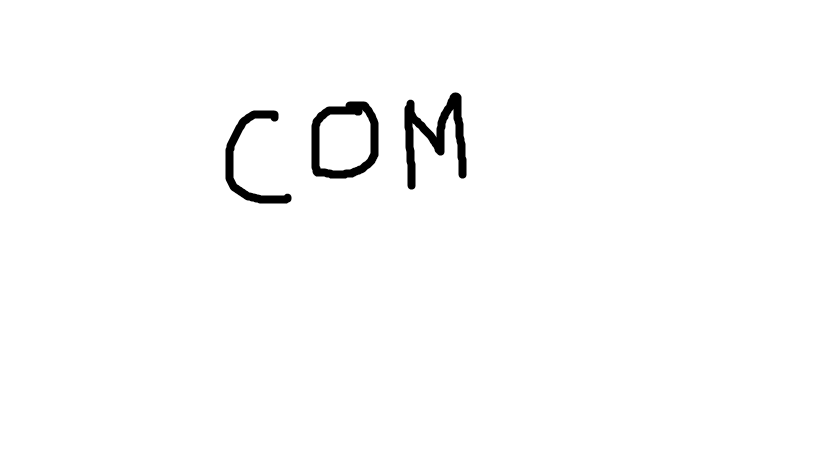
%> input picture matlab/test.png, 819 x 460 px
$ octave OCR.m   (GNU Octave 9; MATLAB toolbox functions it lacks are replaced by stand-ins)
%> lines starting %> are read from the running program, lines starting %| are printed output that depends on the picture; in (x1, y1, x2, y2) boxes, pixels count from 0 and x2, y2 are one past the last pixel; in counts of white or black regions, pixels touching at a corner belong together; the program's own positions count from 1
### matlab/read_letter.m
function letter=read_letter(imagn,num_letras)

% Computes the correlation between template and input image
% and its output is a string containing the letter.
% Size of 'imagn' must be 42 x 24 pixels
% Example:
% imagn=imread('D.bmp');
% letter=read_letter(imagn)

global templates
comp=[ ];
for n=1:num_letras
    sem=corr2(templates{1,n},imagn);
    comp=[comp sem];
end
vd=find(comp==max(comp));
%*-*-*-*-*-*-*-*-*-*-*-*-*-
if vd==1
    letter='A';
elseif vd==2
    letter='B';
elseif vd==3
    letter='C';
elseif vd==4
    letter='D';
elseif vd==5
    letter='E';
elseif vd==6
    letter='F';
elseif vd==7
    letter='G';
elseif vd==8
    letter='H';
elseif vd==9
    letter='I';
elseif vd==10
    letter='J';
elseif vd==11
    letter='K';
elseif vd==12
    letter='L';
elseif vd==13
    letter='M';
elseif vd==14
    letter='N';
elseif vd==15
    letter='O';
elseif vd==16
    letter='P';
elseif vd==17
    letter='Q';
elseif vd==18
    letter='R';
elseif vd==19
    letter='S';
elseif vd==20
    letter='T';
elseif vd==21
    letter='U';
elseif vd==22
    letter='V';
elseif vd==23
    letter='W';
elseif vd==24
    letter='X';
elseif vd==25
    letter='Y';
elseif vd==26
    letter='Z';
    %*-*-*-*-*
elseif vd==27
    letter='1';
elseif vd==28
    letter='2';
elseif vd==29
    letter='3';
elseif vd==30
    letter='4';
elseif vd==31
    letter='5';
elseif vd==32
    letter='6';
elseif vd==33
    letter='7';
elseif vd==34
    letter='8';
elseif vd==35
    letter='9';
else
    letter='0';
end

### matlab/OCR.m
%{
Optical Character Recognition in MATLAB
using Neural Network

by Saurav Tomar
(@sauravtom)

<
Source Code released under [MIT License.](http://choosealicense.com/licenses/mit/)

Source Code url: http://github.com/sauravtom/OCR
>


%}

warning off %#ok<WNOFF>

% Clear all
clc, close all, clear all

% Read image
imagen=imread('test.png');
%> imagen is the input picture: size 460x819 uint8; min 0, max 255, mean 251.3

% Show image
imshow(imagen);
title('INPUT IMAGE WITH NOISE')

% Convert to gray scale
if size(imagen,3)==3 %RGB image
    imagen=rgb2gray(imagen);
end

% Convert to BW
threshold = graythresh(imagen);
%> threshold = 0.543
imagen =~im2bw(imagen,threshold);
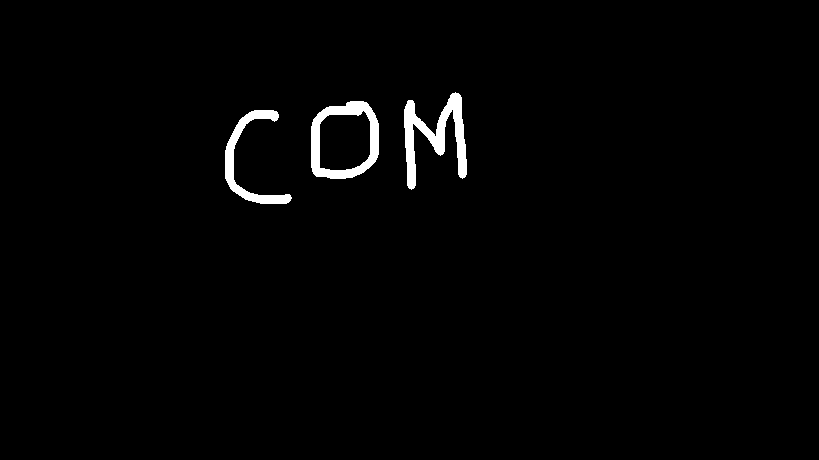
%> imagen: size 460x819 logical; 1.5% white; 3 white regions, box (x1, y1, x2, y2) and area: (404, 92, 467, 190) 2305, (311, 101, 379, 179) 1979, (225, 110, 292, 204) 1433

% Remove all object containing fewer than 30 pixels
imagen = bwareaopen(imagen,30);

% Show image
imshow(imagen);
title('INPUT IMAGE WITHout NOISE')

%Storage matrix word from image
word=[ ];
re=imagen;

%Opens text.txt as file for write
fid = fopen('result.txt', 'wt');

% Load templates
load templates
global templates

% Compute the number of letters in template file
num_letras=size(templates,2);

imgn = imagen;
[L Ne] = bwlabel(imgn);
%> L: size 460x819 double; 4 distinct labels, from 0 to 3
%> Ne = 3
for n=1:Ne
        [r,c] = find(L==n);
        % Extract letter
        n1=imgn(min(r):max(r),min(c):max(c));
        % Resize letter (same size of template)
        img_r=imresize(n1,[42 24]);
        %Uncomment line below to see letters one by one
        imshow(img_r);pause(0.5)
        %-------------------------------------------------------------------
        % Call fcn to convert image to text
        letter=read_letter(img_r,num_letras);
        % Letter concatenation
        word=[word letter];
end
%> this loop made 3 passes
%> (vd in read_letter, letter, word) on passes 1 to 3: (5, 'E', 'E'), (4, 'D', 'ED'), (8, 'H', 'EDH')
%> pass 1, `n1=imgn(min(r):max(r),min(c):max(c));`:
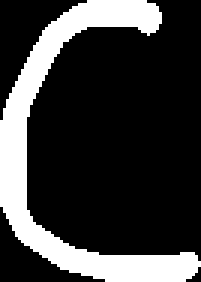
%> n1: size 94x67 logical (shown 3 times larger); 22.8% white; 1 white region, box (x1, y1, x2, y2) and area: (0, 0, 67, 94) 1433
%> pass 1, `img_r=imresize(n1,[42 24]);`:
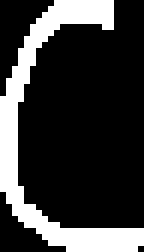
%> img_r: size 42x24 logical (shown 6 times larger); 22.6% white; 1 white region, box (x1, y1, x2, y2) and area: (0, 0, 24, 42) 228
%> pass 2, `n1=imgn(min(r):max(r),min(c):max(c));`:
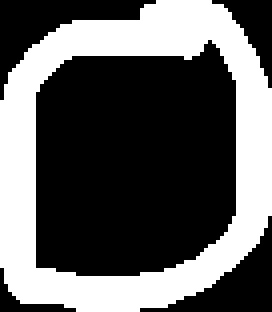
%> n1: size 78x68 logical (shown 4 times larger); 37.3% white; 1 white region, box (x1, y1, x2, y2) and area: (0, 0, 68, 78) 1979
%> pass 2, `img_r=imresize(n1,[42 24]);`:
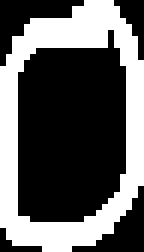
%> img_r: size 42x24 logical (shown 6 times larger); 37.2% white; 1 white region, box (x1, y1, x2, y2) and area: (0, 0, 24, 42) 375

%save word to result.txt
fprintf(fid,'%s\n',word);
fclose(fid);


%Open 'result.txt' file
winopen('result.txt')
clear all
